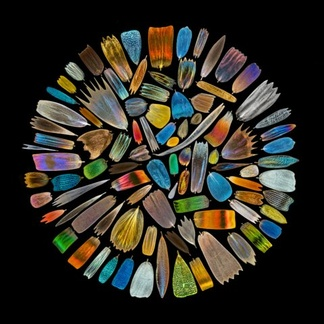
#> input picture Digital image Processing/Tutorial 09/dip_tut09/ioty2020_winner_asia.jpg, 324 x 324 px, shrunk from 480 x 480 before the run
$ jupyter execute --allow-errors DIP_exercise09.ipynb
#> lines starting #> are read from the running program, lines starting #| are printed output that depends on the picture
# <font color='orange'>DIP Exercise 09</font>

## RGB Images

The RGB image depicted below consists of 8 bands of the same width (from left to right: black, red, yellow, green, cyan, blue, magenta, white). All colors are at maximum intensity and maximum saturation. The image can be decomposed into three images of the same size, which represent one of the three color components each (R, G, B).

 <br><br>

 Fill the following arrays with the three RGB components and validate your result by visually comparing the resulting image.

下面描绘的RGB图像由8个相同宽度的波段组成(从左到右:黑色、红色、黄色、绿色、青色、蓝色、品红、白色)。所有颜色都处于最大强度和最大饱和度。将图像分解为三张大小相同的图像，分别代表三种颜色分量(R, G, B)中的一种。

[cell 1]
# Import required packages
import matplotlib.pyplot as plt
import numpy as np
import imageio.v3 as iio

# initialize the individual channels
red_channel = np.zeros((1,8), dtype=np.uint8)
green_channel = np.zeros((1,8), dtype=np.uint8)
blue_channel = np.zeros((1,8), dtype=np.uint8)

# TODO: Enter the respective RGB components to reproduce the color image depicted above!
red_channel[0, ...] = np.array  ([0, 255, 255,  0,   0,   0,  255, 255])
green_channel[0, ...] = np.array([0,  0,  255, 255, 255,  0,   0,  255])
blue_channel[0, ...] = np.array ([0,  0,   0,   0,  255, 255, 255, 255])

# concatenate the individual channels to an RGB image
rgb_image = np.zeros((1, 8, 3), dtype=np.uint8)
rgb_image[..., 0] = red_channel
rgb_image[..., 1] = green_channel
rgb_image[..., 2] = blue_channel

# create some axes for plotting
fig, ax = plt.subplots(1, 1, figsize=(20, 10))

# show the images
ax.set_title('Input Image')
ax.imshow(rgb_image);
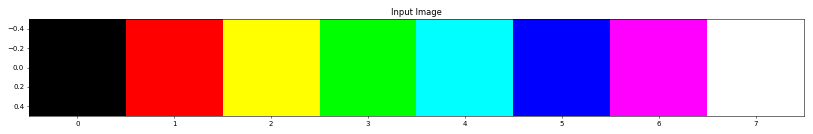
#> figure drawn by matplotlib, 1 panel
#> further down, input_image is the input picture: shape (324, 324, 3); mean R, G, B 47.2, 44.6, 36.1

 Define a function to convert an RGB full-color image to a three-channel grayscale image!

定义一个函数将RGB全彩色图像转换为三通道灰度图像!

[cell 2]
# function to convert an rgb input image to a grayscale image
def convert_rgb_to_gray(input_image):

    # convert input image to float for processing
    input_image_float = input_image.astype(float)

    # TODO: define the weights for the different color channels.
    # Hint: Grayscale image corresponds to the luminance component of the image, as specified e.g. in ITU-R BT.601 (https://www.itu.int/rec/R-REC-BT.601-7-201103-I/en)
    w_r = 0.2990
    w_g = 0.5870
    w_b = 0.1140

    # TODO: compute luminance from the RGB input channels
    gray_scale = w_r * input_image_float[..., 0] + w_g * input_image_float[..., 1] + w_b * input_image_float[..., 2]
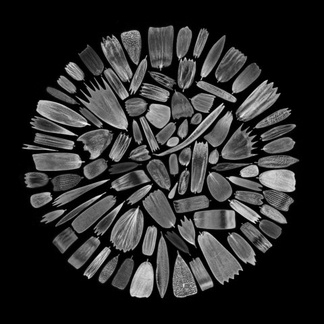
#> gray_scale: shape (324, 324) float64; min 0, max 250.2, mean 44.4
    # convert float intermediate image back to uint8 data type
    gray_scale = np.round(gray_scale).astype(np.uint8)

    # create the output image by replicating the luminance information for all channels
    output_image = np.zeros(input_image.shape, dtype=np.uint8)
    output_image[...,0] = gray_scale
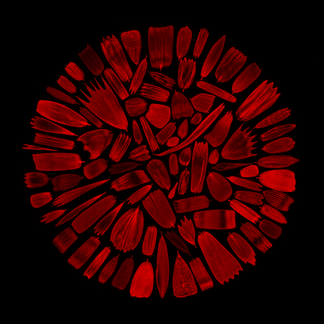
#> output_image: shape (324, 324, 3); mean of channels 0, 1, 2 44.4, 0, 0; drawn as R, G, B
    output_image[...,1] = gray_scale
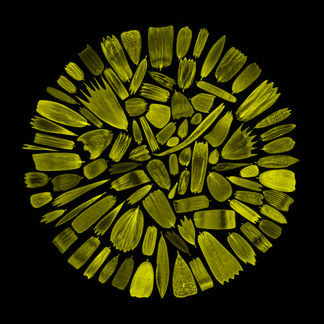
#> output_image: shape (324, 324, 3); mean of channels 0, 1, 2 44.4, 44.4, 0; drawn as R, G, B
    output_image[...,2] = gray_scale

    return output_image

The following code block will use the defined RGB to grayscale conversion `convert_rgb_to_gray` function and display the results applied on a test image. In addition to the grayscale version of the RGB image, displaying a single channel of the converted grayscale image can be interpreted as an indexed image with indices in the range $[0,255]$.

下面的代码块将使用定义的RGB到灰度的转换' convert_rgb_to_gray '函数，并显示应用在测试图像上的结果。除了RGB图像的灰度版本之外，显示转换后的灰度图像的单个通道可以被解释为索引范围为$[0,255]$的索引图像。

Test different color maps for the indexed grayscale image. Possible values are, for instance, `viridis, plasma, inferno, magma, cividis`. There are also much more colormaps available in matplotlib as listed here: https://matplotlib.org/stable/tutorials/colors/colormaps.html .

为索引的灰度图像测试不同的颜色映射。例如，可能的值是“绿体，等离子体，地狱，岩浆，公民”。matplotlib中也有更多的颜色映射

[cell 3]
# load input image
# Image source: https://static5.olympus-lifescience.com/data/Image/Landing-Directory/ioty2020/dl/ioty2020_winner_asia.jpg?rev=B232
input_image = iio.imread('ioty2020_winner_asia.jpg')

# convert input image to grayscale
grayscale_image = convert_rgb_to_gray(input_image)

# create some axes for plotting
fig, ax = plt.subplots(1, 3, figsize=(20, 10))

# show the images
ax[0].set_title('Color Image')
ax[0].imshow(input_image)

ax[1].set_title('Grayscale Image (RGB)')
ax[1].imshow(grayscale_image)

 # TODO: Try different color maps here!
ax[2].set_title('Grayscale Image (Index Image)')
im = ax[2].imshow(grayscale_image[:,:,0], cmap='inferno')
fig.colorbar(im, ax=ax[2], orientation = 'vertical', shrink=0.3);
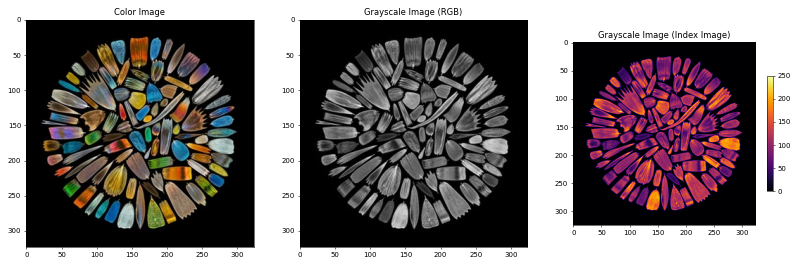
#> figure drawn by matplotlib, 4 panels
#> the sliders are set to input_image = <module 'ipywidgets.fixed_' fr, saturation_level = 1.0

 Define a function to desaturate an RGB image using your previously defined function to convert RGB images to grayscale!

使用之前定义的函数将RGB图像转换为灰度，定义一个函数来降低RGB图像的饱和度!

[cell 4]
def desaturate_RGB_image(input_image, saturation_level=1.0):  #图像进行去饱和处理的部分：

    # convert input image to grayscale
    grayscale_image = convert_rgb_to_gray(input_image)

    # convert input image and grayscale image to float for processing
    grayscale_image_float = grayscale_image.astype(float)
    input_image_float = input_image.astype(float)

    # TODO: compute the desaturated image for the current saturation level
    desaturated_image = grayscale_image_float + saturation_level * (input_image_float - grayscale_image_float)

    # convert float image back to uint8
    desaturated_image = np.round(desaturated_image).astype(np.uint8)

    return desaturated_image

Display results and play with the slider to analyze the behavior of different desaturation levels.

显示结果并使用滑块来分析不同去饱和水平的行为。

[cell 5]
# Import required packages
import matplotlib.pyplot as plt
import numpy as np
import imageio.v3 as iio
from ipywidgets import interactive, fixed
import ipywidgets as widgets

# load input image
# Image source: https://static5.olympus-lifescience.com/data/Image/Landing-Directory/ioty2020/dl/ioty2020_winner_asia.jpg?rev=B232
input_image = iio.imread('ioty2020_winner_asia.jpg')

# interactive plotting of different saturation levels
def plot_desaturated_image(input_image, saturation_level):

    # compute the desaturated image version
    desaturated_image = desaturate_RGB_image(input_image, saturation_level)

    # Display the original and desaturated images side by side
    fig, (ax1, ax2) = plt.subplots(ncols=2, figsize=(10,5))
    ax1.imshow(input_image)
    ax1.set_title('Input Image')
    ax1.axis('off')
    ax2.imshow(desaturated_image)
    ax2.set_title('Saturation Level: {:.1f}'.format(saturation_level))
    ax2.axis('off')
    plt.show()

# range of saturation values are passed here (value indicates the starting position of the slider)
saturation_slider = widgets.FloatSlider(min=0, max=1.0, step=0.1, value=1.0)

# Creates the interactive widget and here it passes the image and the current saturation level
#> (the rest of this cell did not finish here and is left out)

## HSV Color Space

In contrast to the RGB color space, where changes of one component have an effect on all color properties, the HSV color space allows an intuitive selection of the color hue, saturation and brightness.

在RGB色彩空间中，一个成分的变化会对所有颜色属性产生影响，与之相反，HSV色彩空间允许直观地选择色彩色调、饱和度和亮度。

Execute the following code block and use the sliders to reproduce the reference colors either by a combination of R, G, B values (middle) or H, V, S values (right). Note that both the RGB and HSV values are normalized to a range of $[0,1]$ in this example.

执行以下代码块，并使用滑块通过R、G、B值(中间)或H、V、S值(右边)的组合来重现参考颜色。注意，在这个例子中，RGB和HSV值都被归一化为$[0,1]$的范围。

[cell 6]
# Import required packages
import matplotlib.pyplot as plt
import numpy as np
import imageio.v3 as iio
from ipywidgets import interactive, fixed
import ipywidgets as widgets
from skimage.color import hsv2rgb

# read the reference image
input_image = iio.imread('ColorSquare.png')
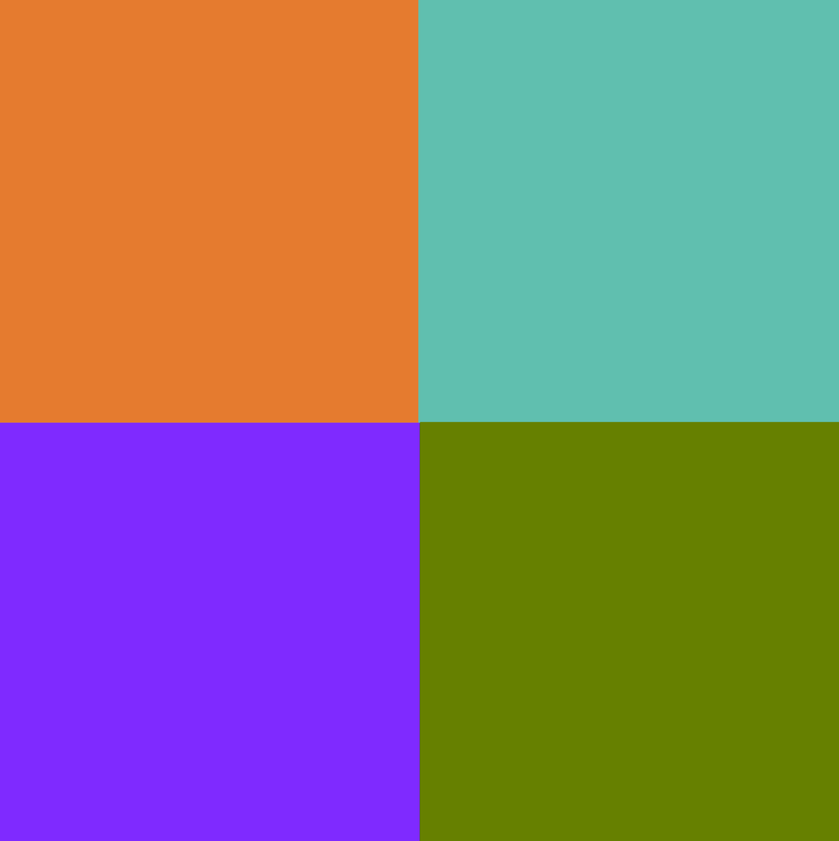
#> input picture Digital image Processing/Tutorial 09/dip_tut09/ColorSquare.png, 839 x 841 px, shrunk from 1242 x 1244 before the run
#> input_image is the input picture: shape (841, 839, 4); mean R, G, B, A 138.5, 121.2, 119.3, 255
#> the sliders are set to input_image = <module 'ipywidgets.fixed_' fr, r = 1.0, g = 1.0, b = 1.0, h = 1.0, s = 1.0, v = 1.0

# interactive plot function to display rgb and hsv images
def plot_rgb_vs_hsv(input_image, r, g, b, h, s, v):

    # define the rgb and the hsv image
    rgb_image = np.zeros((1,1,3), dtype=float)
    hsv_image = np.zeros((1,1,3), dtype=float)

    # copy slider values to the rgb image
    rgb_image[..., 0] = r
    rgb_image[..., 1] = g
    rgb_image[..., 2] = b

    # copy slider values to the hsv image
    hsv_image[..., 0] = h
    hsv_image[..., 1] = s
    hsv_image[..., 2] = v

    # Display the reference image
    fig, (ax1, ax2, ax3) = plt.subplots(ncols=3, figsize=(10,5))
    ax1.imshow(input_image)
    ax1.set_title('Reference Image')
    ax1.axis('off')

    # Display the rgb image
    ax2.imshow(rgb_image)
    ax2.set_title('RGB Value: %.2f, %.2f, %.2f' % (r, g, b))
    ax2.axis('off')

    # Convert hsv image to rgb and display it
    ax3.imshow(hsv2rgb(hsv_image))
    ax3.set_title('HSV Value: %.2f, %.2f, %.2f' % (h, s, v))
    ax3.axis('off')
    plt.show()

# setup sliders for the RGB and HSV values
r_slider = widgets.FloatSlider(min=0, max=1.0, step=0.01, value=1.0)
g_slider = widgets.FloatSlider(min=0, max=1.0, step=0.01, value=1.0)
b_slider = widgets.FloatSlider(min=0, max=1.0, step=0.01, value=1.0)

h_slider = widgets.FloatSlider(min=0, max=1.0, step=0.01, value=1.0)
s_slider = widgets.FloatSlider(min=0, max=1.0, step=0.01, value=1.0)
v_slider = widgets.FloatSlider(min=0, max=1.0, step=0.01, value=1.0)

# Creates the interactive widget and here it passes the image and the current saturation level
#> (the rest of this cell did not finish here and is left out)
